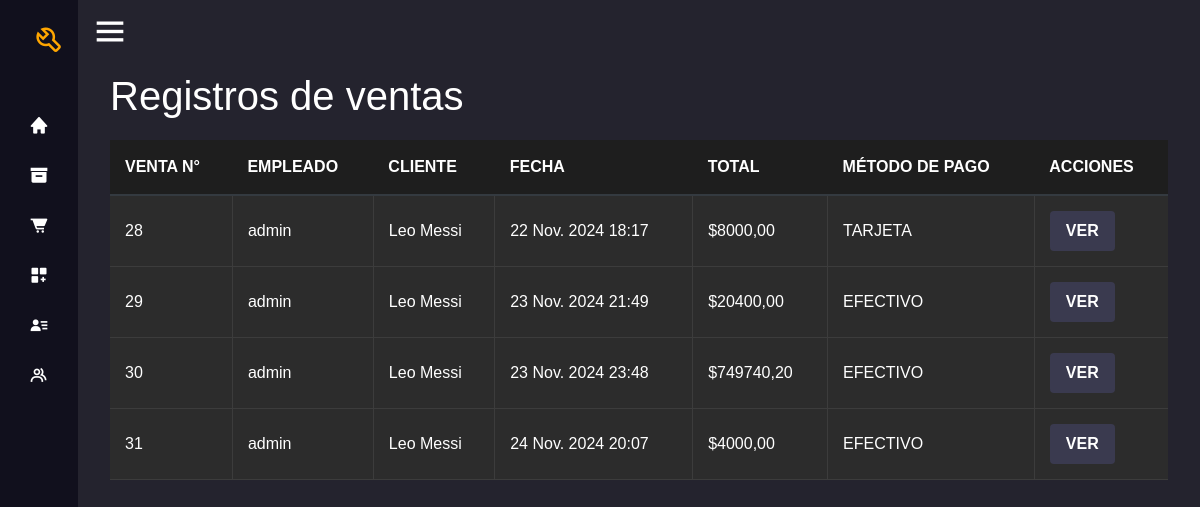
The app's page /ventas/ (signed in), older data.
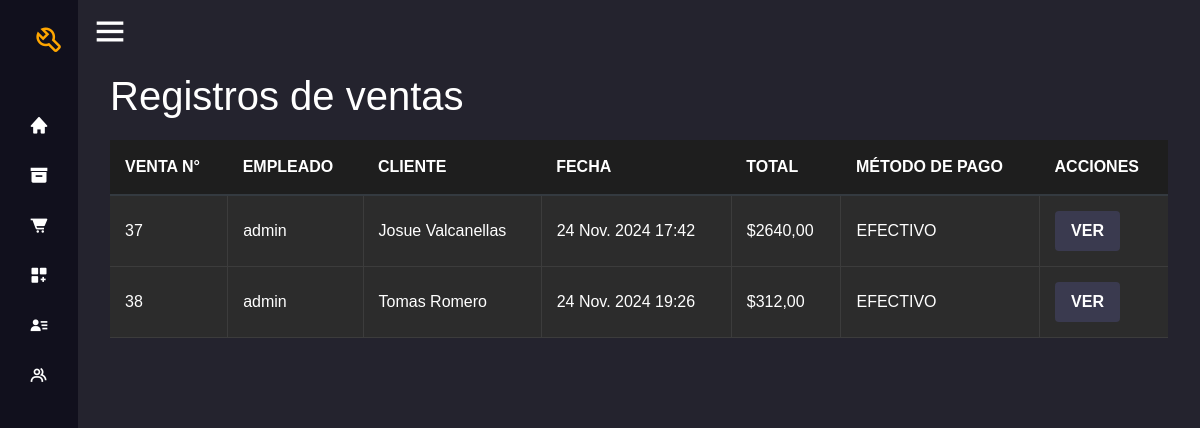
The same page, newer data.
### entidad/models.py (models this page shows, shortened)
class Venta(models.Model):
    caja= models.ForeignKey(Caja, on_delete=models.PROTECT)
    empleado= models.ForeignKey(User, on_delete=models.PROTECT)
    cliente= models.ForeignKey(Cliente, on_delete=models.PROTECT)
    fecha= models.DateTimeField(auto_now_add=True)
    total= models.DecimalField(max_digits=10, decimal_places=2)
    estado= models.CharField(max_length=4, choices=ESTADOS_CHOICES, default="NOP")
    forma_pago = models.CharField(max_length=100,choices=METODO_PAGO_CHOICE, default="EFEC")
    descuento= models.DecimalField(max_digits=10, default=0, decimal_places=2)
    class Meta:
        verbose_name = ("Venta")
        verbose_name_plural = ("Ventas")

class Cliente(models.Model):
    dni= models.CharField(max_length=8)
    nombre= models.CharField(max_length=30)
    apellido= models.CharField(max_length=30)
    correo= models.EmailField(max_length=40, blank=True)
    telefono= models.CharField(max_length=10)
    activo= models.BooleanField(default=True)
    class Meta:
        verbose_name = ("Cliente")
        verbose_name_plural = ("Clientes")
    def __str__(self):
        return f"{self.nombre} {self.apellido}"

### entidad/views.py (the view)
# urls.py: path('ventas/', views.ventasactual, name='ventasactual'),
@login_required
def ventasactual(request):
    if not request.user.has_perm('entidad.view_venta'):
        return redirect('permiso_denegado')
    try:
        caja = Caja.objects.get(activo=True)
    except Caja.DoesNotExist:
        messages.error(request, 'Por favor, abre una caja para ver el registro de ventas.')
        return redirect('caja')
    ventas_list = Venta.objects.filter(caja=caja)
    return render(request, 'entidad/ventas.html', {'ventas': ventas_list, 'title': 'Registros de ventas'})

### templates/entidad/ventas.html (shortened to what this page needs)
{% extends "base.html" %}
{% load static %}
{% block content %}
<link rel="stylesheet" href="{% static 'css/registro_ventas.css' %}">
<div class="container-fluid">
    <h1 class="categories-title">{{ title }}</h1>
    {% if ventas %}
    <table class="table-custom" id="tabla-registroventas">
        <thead>
            <tr>
                <th>VENTA N°</th>
                <th>EMPLEADO</th>
                <th>CLIENTE</th>
                <th>FECHA</th>
                <th>TOTAL</th>
                <th>MÉTODO DE PAGO</th>
                <th>ACCIONES</th>
            </tr>
        </thead>
        <tbody>
            {% for venta in ventas %}
                <tr>
                    <td>{{ venta.id }}</td>
                    <td>{{ venta.empleado }}</td>
                    <td>{{ venta.cliente }}</td>
                    <td>{{ venta.fecha }}</td>
                    <td>${{ venta.total }}</td>
                    <td>{{ venta.forma_pago|upper }}</td>
                    <td>
                        <button
                            type="button"
                            onclick='abrir_modal_edicion("{% url 'detalle_venta' venta.id %}")'
                            class="btn btn-secondary">
                            VER
                        </button>
                    </td>
                </tr>
            {% endfor %}
        </tbody>
    </table>
    {% else %}
    <div class="alert alert-warning text-center">
        No hay ventas registradas.
    </div>
    {% endif %}
</div>
{% endblock %}

Row changes from the older to the newer data that the page shows:
no longer on this page (row unchanged): Venta: id "28", empleado "admin", cliente "Leo Messi", fecha "22 Nov. 2024 18:17", total "8000,00", forma_pago "TARJETA"
no longer on this page (row unchanged): Venta: id "29", empleado "admin", cliente "Leo Messi", fecha "23 Nov. 2024 21:49", total "20400,00", forma_pago "EFECTIVO"
no longer on this page (row unchanged): Venta: id "30", empleado "admin", cliente "Leo Messi", fecha "23 Nov. 2024 23:48", total "749740,20", forma_pago "EFECTIVO"
no longer on this page (row edited): Venta: id "31", empleado "admin", cliente "Leo Messi", fecha "24 Nov. 2024 20:07", total "4000,00", forma_pago "EFECTIVO"
added Venta: id "37", empleado "admin", cliente "Josue Valcanellas", fecha "24 Nov. 2024 17:42", total "2640,00", forma_pago "EFECTIVO"
added Venta: id "38", empleado "admin", cliente "Tomas Romero", fecha "24 Nov. 2024 19:26", total "312,00", forma_pago "EFECTIVO"
